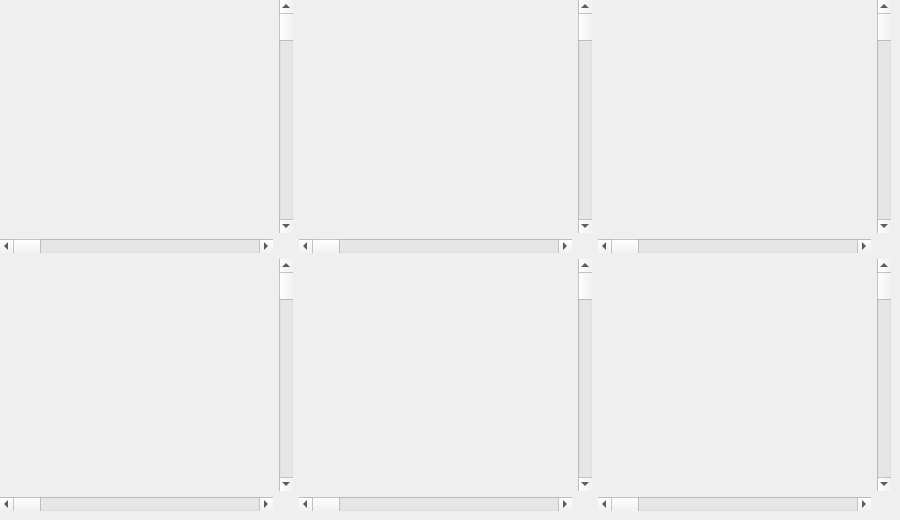
           <widget class="QWidget" name="tab_2">
            <attribute name="title">
             <string>独立通道</string>
            </attribute>
            <widget class="QWidget" name="layoutWidget_2">
             <property name="geometry">
              <rect>
               <x>0</x>
               <y>0</y>
               <width>891</width>
               <height>511</height>
              </rect>
             </property>
             <layout class="QVBoxLayout" name="verticalLayout_8">
              <item>
               <layout class="QHBoxLayout" name="horizontalLayout_17">
                <item>
                 <layout class="QGridLayout" name="gridLayout_6">
                  <item row="1" column="0">
                   <widget class="QScrollBar" name="display_horizontalScrollBar_1">
                    <property name="orientation">
                     <enum>Qt::Orientation::Horizontal</enum>
                    </property>
                   </widget>
                  </item>
                  <item row="0" column="1">
                   <widget class="QScrollBar" name="display_verticalScrollBar_1">
                    <property name="orientation">
                     <enum>Qt::Orientation::Vertical</enum>
                    </property>
                   </widget>
                  </item>
                  <item row="0" column="0">
                   <widget class="QCustomPlot" name="display_plot_1" native="true">
                    <property name="sizePolicy">
                     <sizepolicy hsizetype="Expanding" vsizetype="Expanding">
                      <horstretch>0</horstretch>
                      <verstretch>0</verstretch>
                     </sizepolicy>
                    </property>
                   </widget>
                  </item>
                 </layout>
                </item>
                <item>
                 <layout class="QGridLayout" name="gridLayout_7">
                  <item row="1" column="0">
                   <widget class="QScrollBar" name="display_horizontalScrollBar_2">
                    <property name="orientation">
                     <enum>Qt::Orientation::Horizontal</enum>
                    </property>
                   </widget>
                  </item>
                  <item row="0" column="1">
                   <widget class="QScrollBar" name="display_verticalScrollBar_2">
                    <property name="orientation">
                     <enum>Qt::Orientation::Vertical</enum>
                    </property>
                   </widget>
                  </item>
                  <item row="0" column="0">
                   <widget class="QCustomPlot" name="display_plot_2" native="true">
                    <property name="sizePolicy">
                     <sizepolicy hsizetype="Expanding" vsizetype="Expanding">
                      <horstretch>0</horstretch>
                      <verstretch>0</verstretch>
                     </sizepolicy>
                    </property>
                   </widget>
                  </item>
                 </layout>
                </item>
                <item>
                 <layout class="QGridLayout" name="gridLayout_8">
                  <item row="1" column="0">
                   <widget class="QScrollBar" name="display_horizontalScrollBar_3">
                    <property name="orientation">
                     <enum>Qt::Orientation::Horizontal</enum>
                    </property>
                   </widget>
                  </item>
                  <item row="0" column="1">
                   <widget class="QScrollBar" name="display_verticalScrollBar_3">
                    <property name="orientation">
                     <enum>Qt::Orientation::Vertical</enum>
                    </property>
                   </widget>
                  </item>
                  <item row="0" column="0">
                   <widget class="QCustomPlot" name="display_plot_3" native="true">
                    <property name="sizePolicy">
                     <sizepolicy hsizetype="Expanding" vsizetype="Expanding">
                      <horstretch>0</horstretch>
                      <verstretch>0</verstretch>
                     </sizepolicy>
                    </property>
                   </widget>
                  </item>
                 </layout>
                </item>
               </layout>
              </item>
              <item>
               <layout class="QHBoxLayout" name="horizontalLayout_18">
                <item>
                 <layout class="QGridLayout" name="gridLayout_9">
                  <item row="1" column="0">
                   <widget class="QScrollBar" name="display_horizontalScrollBar_4">
                    <property name="orientation">
                     <enum>Qt::Orientation::Horizontal</enum>
                    </property>
                   </widget>
                  </item>
                  <item row="0" column="1">
                   <widget class="QScrollBar" name="display_verticalScrollBar_4">
                    <property name="orientation">
                     <enum>Qt::Orientation::Vertical</enum>
                    </property>
                   </widget>
                  </item>
                  <item row="0" column="0">
                   <widget class="QCustomPlot" name="display_plot_4" native="true">
                    <property name="sizePolicy">
                     <sizepolicy hsizetype="Expanding" vsizetype="Expanding">
                      <horstretch>0</horstretch>
                      <verstretch>0</verstretch>
                     </sizepolicy>
                    </property>
                   </widget>
                  </item>
                 </layout>
                </item>
                <item>
                 <layout class="QGridLayout" name="gridLayout_10">
                  <item row="1" column="0">
                   <widget class="QScrollBar" name="display_horizontalScrollBar_5">
                    <property name="orientation">
                     <enum>Qt::Orientation::Horizontal</enum>
                    </property>
                   </widget>
                  </item>
                  <item row="0" column="1">
                   <widget class="QScrollBar" name="display_verticalScrollBar_5">
                    <property name="orientation">
                     <enum>Qt::Orientation::Vertical</enum>
                    </property>
                   </widget>
                  </item>
                  <item row="0" column="0">
                   <widget class="QCustomPlot" name="display_plot_5" native="true">
                    <property name="sizePolicy">
                     <sizepolicy hsizetype="Expanding" vsizetype="Expanding">
                      <horstretch>0</horstretch>
                      <verstretch>0</verstretch>
                     </sizepolicy>
                    </property>
                   </widget>
                  </item>
                 </layout>
                </item>
                <item>
                 <layout class="QGridLayout" name="gridLayout_11">
                  <item row="1" column="0">
                   <widget class="QScrollBar" name="display_horizontalScrollBar_6">
                    <property name="orientation">
                     <enum>Qt::Orientation::Horizontal</enum>
                    </property>
                   </widget>
                  </item>
                  <item row="0" column="1">
                   <widget class="QScrollBar" name="display_verticalScrollBar_6">
                    <property name="orientation">
                     <enum>Qt::Orientation::Vertical</enum>
                    </property>
                   </widget>
                  </item>
                  <item row="0" column="0">
                   <widget class="QCustomPlot" name="display_plot_6" native="true">
                    <property name="sizePolicy">
                     <sizepolicy hsizetype="Expanding" vsizetype="Expanding">
                      <horstretch>0</horstretch>
                      <verstretch>0</verstretch>
                     </sizepolicy>
                    </property>
                   </widget>
                  </item>
                 </layout>
                </item>
               </layout>
              </item>
             </layout>
            </widget>
           </widget>
